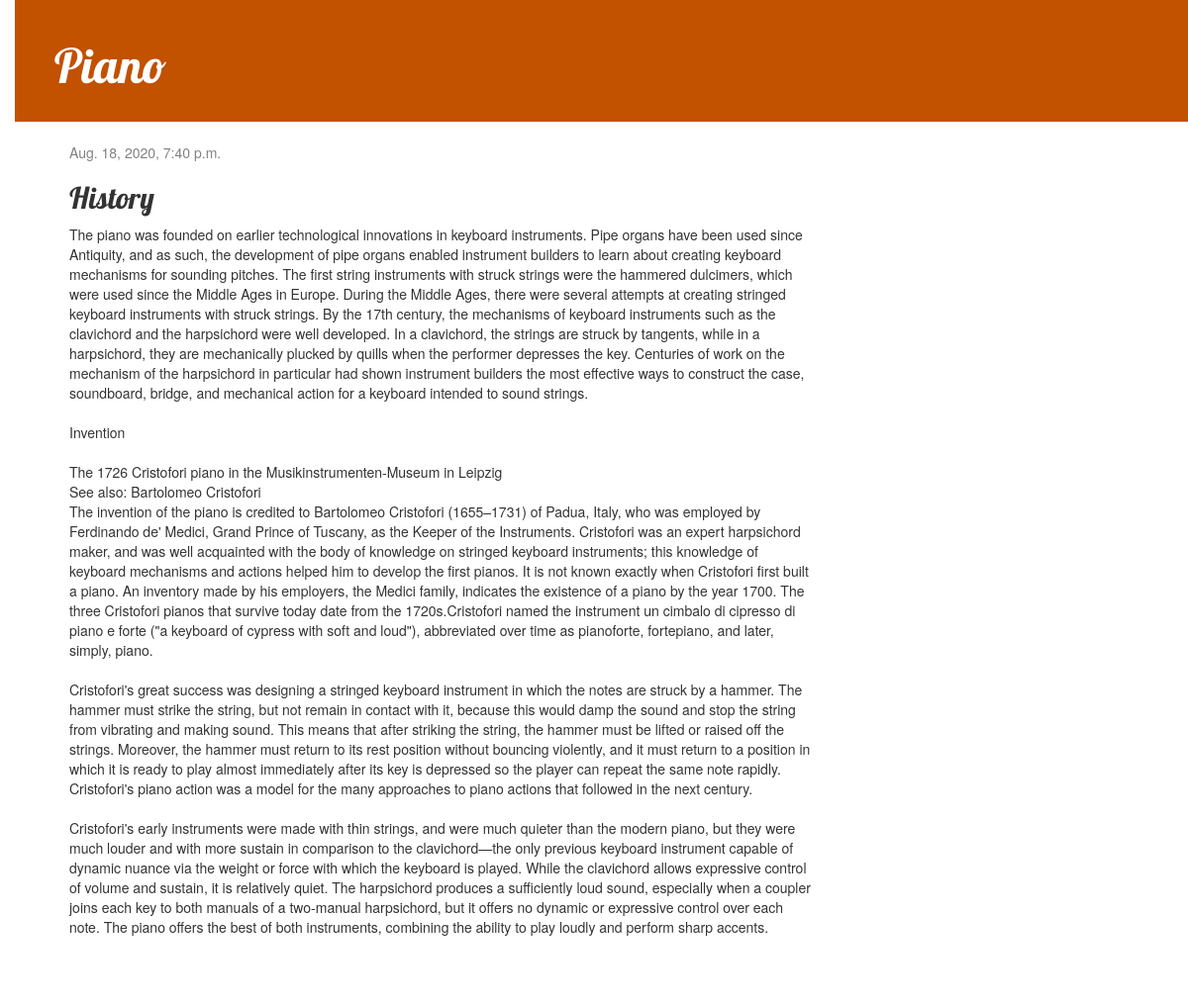
The app's page /post/2/ with its own data.
### blog/models.py (models this page shows, shortened)
class Post(models.Model):
    author = models.ForeignKey(settings.AUTH_USER_MODEL, on_delete=models.CASCADE)
    title = models.CharField(max_length=200)
    text = models.TextField()
    created_date = models.DateTimeField(default=timezone.now)
    published_date = models.DateTimeField(blank=True, null=True)

### blog/views.py (the view)
# urls.py: path('post/<int:pk>/', views.post_detail, name='post_detail'),
def post_detail(request, pk):
    post = Post.objects.get(pk=pk)
    return render(request, 'blog/post_detail.html', {'post': post})

### blog/templates/blog/post_detail.html (shortened to what this page needs)
{% extends 'blog/base.html' %}
{% block content %}
    <div class="post">
        {% if post.published_date %}
            <div class="date">
                {{ post.published_date }}
            </div>
        {% endif %}
        <h2>{{ post.title }}</h2>
        <p>{{ post.text|linebreaksbr }}</p>
    </div>
{% endblock %}

### blog/static/css/blog.css (style rules this page uses)
body { padding-left: 15px; }
h1, h2, h3, h4 { font-family: 'Lobster', cursive; }
.date { color: #828282; }
.post { margin-bottom: 70px; }

### records on screen
Post: published_date "Aug. 18, 2020, 7:40 p.m.", title "History", text "The piano was founded on earlier technological innovations in keyboard instruments. Pipe organs have been used since Antiquity, and as such, the development of pipe organs enabled instrument builders to learn about creating keyboard mechanisms for sounding pitches. The first string instruments with struck strings were the hammered dulcimers, which were used since the Middle Ages in Europe. During the Middle Ages, there were several attempts at creating stringed keyboard instruments with struck strings. By the 17th century, the mechanisms of keyboard instruments such as the clavichord and the harpsichord were well developed. In a clavichord, the strings are struck by tangents, while in a…"
